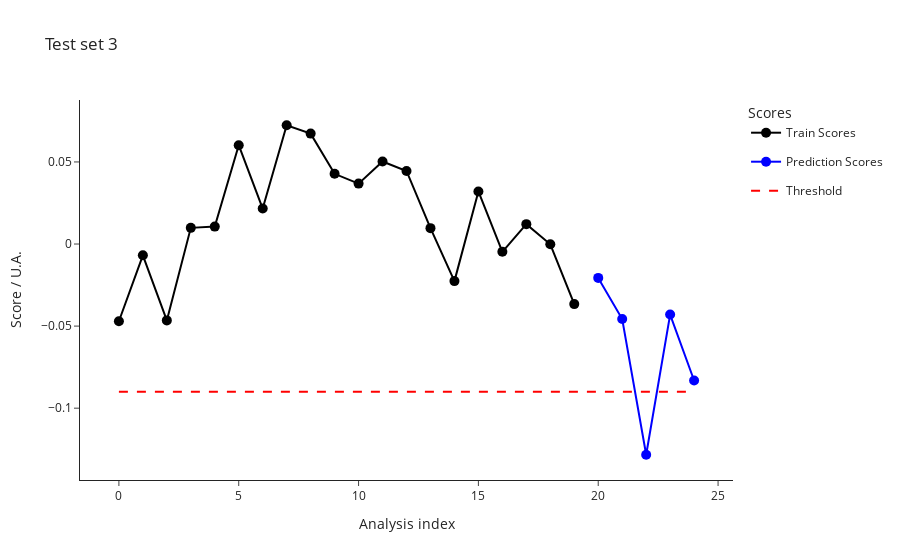

The cell this chart's notebook holds for it:
### Code cell
import os

parameters_df = []
for i in [3, 4, 5]:
    test_data = pd.read_csv(f"dev/test{i}_features.csv")
    test_metadata = pd.read_csv(f"dev/test{i}_metadata.csv")
    ana.predict(test_data, test_metadata)
    outliers_test = ana.test_prediction_outliers()
    
    #classified_test_metadata = set_class_label( outliers_test)
    classified_test_metadata = outliers_test
    classified_test_metadata.to_csv(f"dev/test{i}_classified_samples.csv", index=False)
    print("Test set ", i, ": \n", test_metadata["index"].tolist()) 
    print("\n")
    
    test_batch_parameters = parameters.copy()
    test_set = len(classified_test_metadata)
    train_set = len(ana.get_training_scores())
    threshold = classified_test_metadata["threshold"][1]
    num_outliers = sum(classified_test_metadata["class"] == "outlier")
    percent_outliers = (sum(classified_test_metadata["class"] == "outlier")/len(classified_test_metadata["class"]))*100

    test_batch_parameters.update(
        {
        "test_batch" : i,
        "train_set" : train_set, 
        "test_set" : test_set,
        "threshold" : threshold,
        "outliers" : num_outliers,
        "outliers %" : percent_outliers
        }
    )
    parameters_df.append(test_batch_parameters)

    fig_test_scores = ana.plot_scores()
    fig_test_scores.write_image(f"dev/figures/fig_test{i}_scores.png", width=1100, height= 350, scale = 3)
    fig_test_scores.update_layout(title=f"Test set {i}")
    fig_test_scores.show()

    fig_test_features = ana.plot_data()
    fig_test_features.write_image(f"dev/figures/fig_test{i}_features.png", width=1100, height= 350, scale = 3)
    #fig_test_features.show()

    #optionally add seen normal curves to train set
    #ana.add_prediction()

parameters_df = pd.DataFrame(parameters_df)
if os.path.exists("dev/test_record.csv"):
    old_records = pd.read_csv("dev/test_record.csv")
    parameters_df = pd.concat([old_records, parameters_df])
    parameters_df.drop_duplicates(subset="test_batch", keep="last", inplace=True)
    
parameters_df.to_csv("dev/test_record.csv", index = False)
print("Workflow parameters: \n", parameters_df)

### Figure 1 — Plotly figure (JSON) as saved in the notebook; plotly's stock layout.template omitted (floating-point values rounded to 4 significant figures)
{"data": [{"hovertemplate": ["<b>index: </b>18<br><b>name: </b>210812_Pac--005<br><b>path: </b>C:/Users/Sandeep/Desktop/ExtractedSignals\\210812_Pac 2021-08-12 10-30-07\\210812_Pac--005.D<br><b>batch: </b>210812_Pac 2021-08-12 10-30-07<br><b>batch_position: </b>5<br><b>idle_time: </b>39.0<br><b>sample: </b>NaCl 0,9%<br><b>method: </b>SAA_411_Pac.M<br><b>timestamp: </b>2021-08-12 10:50:23<br><b>detector: </b>G1315C<br><b>pump: </b>G7110B<br><b>start_time: </b>2021-08-12 10:50:57<br><b>end_time: </b>2021-08-12 10:54:57<br><b>runtime: </b>239.7000000000036", "<b>index: </b>19<br><b>name: </b>210812_Pac--006<br><b>path: </b>C:/Users/Sandeep/Desktop/ExtractedSignals\\210812_Pac 2021-08-12 10-30-07\\210812_Pac--006.D<br><b>batch: </b>210812_Pac 2021-08-12 10-30-07<br><b>batch_position: </b>6<br><b>idle_time: </b>39.0<br><b>sample: </b>Blank<br><b>method: </b>SAA_411_Pac.M<br><b>timestamp: </b>2021-08-12 10:55:02<br><b>detector: </b>G1315C<br><b>pump: </b>G7110B<br><b>start_time: </b>2021-08-12 10:55:36<br><b>end_time: </b>2021-08-12 10:59:36<br><b>runtime: </b>239.7000000000036", "<b>index: </b>20<br><b>name: </b>210812_Pac--007<br><b>path: </b>C:/Users/Sandeep/Desktop/ExtractedSignals\\210812_Pac 2021-08-12 10-30-07\\210812_Pac--007.D<br><b>batch: </b>210812_Pac 2021-08-12 10-30-07<br><b>batch_position: </b>7<br><b>idle_time: </b>39.0<br><b>sample: </b>0.025 mg/ml<br><b>method: </b>SAA_411_Pac.M<br><b>timestamp: </b>2021-08-12 10:59:41<br><b>detector: </b>G1315C<br><b>pump: </b>G7110B<br><b>start_time: </b>2021-08-12 11:00:15<br><b>end_time: </b>2021-08-12 11:04:15<br><b>runtime: </b>239.7000000000036", "<b>index: </b>21<br><b>name: </b>210812_Pac--008<br><b>path: </b>C:/Users/Sandeep/Desktop/ExtractedSignals\\210812_Pac 2021-08-12 10-30-07\\210812_Pac--008.D<br><b>batch: </b>210812_Pac 2021-08-12 10-30-07<br><b>batch_position: </b>8<br><b>idle_time: </b>39.0<br><b>sample: </b>Blank<br><b>method: </b>SAA_411_Pac.M<br><b>timestamp: </b>2021-08-12 11:04:20<br><b>detector: </b>G1315C<br><b>pump: </b>G7110B<br><b>start_time: </b>2021-08-12 11:04:54<br><b>end_time: </b>2021-08-12 11:08:54<br><b>runtime: </b>239.7000000000036", "<b>index: </b>22<br><b>name: </b>210812_Pac--009<br><b>path: </b>C:/Users/Sandeep/Desktop/ExtractedSignals\\210812_Pac 2021-08-12 10-30-07\\210812_Pac--009.D<br><b>batch: </b>210812_Pac 2021-08-12 10-30-07<br><b>batch_position: </b>9<br><b>idle_time: </b>38.0<br><b>sample: </b>210806/036 :10<br><b>method: </b>SAA_411_Pac.M<br><b>timestamp: </b>2021-08-12 11:08:59<br><b>detector: </b>G1315C<br><b>pump: </b>G7110B<br><b>start_time: </b>2021-08-12 11:09:32<br><b>end_time: </b>2021-08-12 11:13:32<br><b>runtime: </b>239.7000000000036", "<b>index: </b>23<br><b>name: </b>210812_Pac--010<br><b>path: </b>C:/Users/Sandeep/Desktop/ExtractedSignals\\210812_Pac 2021-08-12 10-30-07\\210812_Pac--010.D<br><b>batch: </b>210812_Pac 2021-08-12 10-30-07<br><b>batch_position: </b>10<br><b>idle_time: </b>39.0<br><b>sample: </b>210806/036 :10<br><b>method: </b>SAA_411_Pac.M<br><b>timestamp: </b>2021-08-12 11:13:37<br><b>detector: </b>G7110B<br><b>pump: </b>G7110B<br><b>start_time: </b>2021-08-12 11:14:11<br><b>end_time: </b>2021-08-12 11:18:11<br><b>runtime: </b>239.7000000000036", "<b>index: </b>24<br><b>name: </b>210812_Pac--011<br><b>path: </b>C:/Users/Sandeep/Desktop/ExtractedSignals\\210812_Pac 2021-08-12 10-30-07\\210812_Pac--011.D<br><b>batch: </b>210812_Pac 2021-08-12 10-30-07<br><b>batch_position: </b>11<br><b>idle_time: </b>39.0<br><b>sample: </b>210806/036 :10<br><b>method: </b>SAA_411_Pac.M<br><b>timestamp: </b>2021-08-12 11:18:16<br><b>detector: </b>G7110B<br><b>pump: </b>G7110B<br><b>start_time: </b>2021-08-12 11:18:50<br><b>end_time: </b>2021-08-12 11:22:50<br><b>runtime: </b>239.7000000000036", "<b>index: </b>25<br><b>name: </b>210812_Pac--012<br><b>path: </b>C:/Users/Sandeep/Desktop/ExtractedSignals\\210812_Pac 2021-08-12 10-30-07\\210812_Pac--012.D<br><b>batch: </b>210812_Pac 2021-08-12 10-30-07<br><b>batch_position: </b>12<br><b>idle_time: </b>39.0<br><b>sample: </b>Blank<br><b>method: </b>SAA_411_Pac.M<br><b>timestamp: </b>2021-08-12 11:22:55<br><b>detector: </b>G1315C<br><b>pump: </b>G7110B<br><b>start_time: </b>2021-08-12 11:23:29<br><b>end_time: </b>2021-08-12 11:27:29<br><b>runtime: </b>239.7000000000036", "<b>index: </b>26<br><b>name: </b>210812_Pac--013<br><b>path: </b>C:/Users/Sandeep/Desktop/ExtractedSignals\\210812_Pac 2021-08-12 10-30-07\\210812_Pac--013.D<br><b>batch: </b>210812_Pac 2021-08-12 10-30-07<br><b>batch_position: </b>13<br><b>idle_time: </b>39.0<br><b>sample: </b>0.025 mg/ml<br><b>method: </b>SAA_411_Pac.M<br><b>timestamp: </b>2021-08-12 11:27:34<br><b>detector: </b>G1315C<br><b>pump: </b>G7110B<br><b>start_time: </b>2021-08-12 11:28:08<br><b>end_time: </b>2021-08-12 11:32:08<br><b>runtime: </b>239.7000000000036", "<b>index: </b>27<br><b>name: </b>210812_Pac--014<br><b>path: </b>C:/Users/Sandeep/Desktop/ExtractedSignals\\210812_Pac 2021-08-12 10-30-07\\210812_Pac--014.D<br><b>batch: </b>210812_Pac 2021-08-12 10-30-07<br><b>batch_position: </b>14<br><b>idle_time: </b>38.0<br><b>sample: </b>Blank<br><b>method: </b>SAA_411_Pac.M<br><b>timestamp: </b>2021-08-12 11:32:13<br><b>detector: </b>G7110B<br><b>pump: </b>G7110B<br><b>start_time: </b>2021-08-12 11:32:46<br><b>end_time: </b>2021-08-12 11:36:47<br><b>runtime: </b>239.7000000000036", "<b>index: </b>51<br><b>name: </b>210813_Pac--005<br><b>path: </b>C:/Users/Sandeep/Desktop/ExtractedSignals\\210813_Pac 2021-08-13 10-37-27\\210813_Pac--005.D<br><b>batch: </b>210813_Pac 2021-08-13 10-37-27<br><b>batch_position: </b>5<br><b>idle_time: </b>39.0<br><b>sample: </b>NaCl 0,9%<br><b>method: </b>SAA_411_Pac.M<br><b>timestamp: </b>2021-08-13 10:57:52<br><b>detector: </b>G7110B<br><b>pump: </b>G7110B<br><b>start_time: </b>2021-08-13 10:58:26<br><b>end_time: </b>2021-08-13 11:02:27<br><b>runtime: </b>239.7000000000036", "<b>index: </b>52<br><b>name: </b>210813_Pac--006<br><b>path: </b>C:/Users/Sandeep/Desktop/ExtractedSignals\\210813_Pac 2021-08-13 10-37-27\\210813_Pac--006.D<br><b>batch: </b>210813_Pac 2021-08-13 10-37-27<br><b>batch_position: </b>6<br><b>idle_time: </b>38.0<br><b>sample: </b>Blank<br><b>method: </b>SAA_411_Pac.M<br><b>timestamp: </b>2021-08-13 11:02:31<br><b>detector: </b>G1315C<br><b>pump: </b>G7110B<br><b>start_time: </b>2021-08-13 11:03:05<br><b>end_time: </b>2021-08-13 11:07:06<br><b>runtime: </b>239.7000000000036", "<b>index: </b>53<br><b>name: </b>210813_Pac--007<br><b>path: </b>C:/Users/Sandeep/Desktop/ExtractedSignals\\210813_Pac 2021-08-13 10-37-27\\210813_Pac--007.D<br><b>batch: </b>210813_Pac 2021-08-13 10-37-27<br><b>batch_position: </b>7<br><b>idle_time: </b>38.0<br><b>sample: </b>0.025 mg/ml<br><b>method: </b>SAA_411_Pac.M<br><b>timestamp: </b>2021-08-13 11:07:10<br><b>detector: </b>G1315C<br><b>pump: </b>G7116B<br><b>start_time: </b>2021-08-13 11:07:44<br><b>end_time: </b>2021-08-13 11:11:45<br><b>runtime: </b>239.7000000000036", "<b>index: </b>54<br><b>name: </b>210813_Pac--008<br><b>path: </b>C:/Users/Sandeep/Desktop/ExtractedSignals\\210813_Pac 2021-08-13 10-37-27\\210813_Pac--008.D<br><b>batch: </b>210813_Pac 2021-08-13 10-37-27<br><b>batch_position: </b>8<br><b>idle_time: </b>38.0<br><b>sample: </b>Blank<br><b>method: </b>SAA_411_Pac.M<br><b>timestamp: </b>2021-08-13 11:11:49<br><b>detector: </b>G1315C<br><b>pump: </b>G7110B<br><b>start_time: </b>2021-08-13 11:12:23<br><b>end_time: </b>2021-08-13 11:16:23<br><b>runtime: </b>239.7000000000036", "<b>index: </b>55<br><b>name: </b>210813_Pac--009<br><b>path: </b>C:/Users/Sandeep/Desktop/ExtractedSignals\\210813_Pac 2021-08-13 10-37-27\\210813_Pac--009.D<br><b>batch: </b>210813_Pac 2021-08-13 10-37-27<br><b>batch_position: </b>9<br><b>idle_time: </b>39.0<br><b>sample: </b>210812/004 :20<br><b>method: </b>SAA_411_Pac.M<br><b>timestamp: </b>2021-08-13 11:16:28<br><b>detector: </b>G1315C<br><b>pump: </b>G7110B<br><b>start_time: </b>2021-08-13 11:17:02<br><b>end_time: </b>2021-08-13 11:21:03<br><b>runtime: </b>239.7000000000036", "<b>index: </b>56<br><b>name: </b>210813_Pac--010<br><b>path: </b>C:/Users/Sandeep/Desktop/ExtractedSignals\\210813_Pac 2021-08-13 10-37-27\\210813_Pac--010.D<br><b>batch: </b>210813_Pac 2021-08-13 10-37-27<br><b>batch_position: </b>10<br><b>idle_time: </b>38.0<br><b>sample: </b>210812/004 :20<br><b>method: </b>SAA_411_Pac.M<br><b>timestamp: </b>2021-08-13 11:21:08<br><b>detector: </b>G1315C<br><b>pump: </b>G7110B<br><b>start_time: </b>2021-08-13 11:21:41<br><b>end_time: </b>2021-08-13 11:25:42<br><b>runtime: </b>239.7000000000036", "<b>index: </b>57<br><b>name: </b>210813_Pac--011<br><b>path: </b>C:/Users/Sandeep/Desktop/ExtractedSignals\\210813_Pac 2021-08-13 10-37-27\\210813_Pac--011.D<br><b>batch: </b>210813_Pac 2021-08-13 10-37-27<br><b>batch_position: </b>11<br><b>idle_time: </b>39.0<br><b>sample: </b>210812/004 :20<br><b>method: </b>SAA_411_Pac.M<br><b>timestamp: </b>2021-08-13 11:25:46<br><b>detector: </b>G1315C<br><b>pump: </b>G7110B<br><b>start_time: </b>2021-08-13 11:26:21<br><b>end_time: </b>2021-08-13 11:30:21<br><b>runtime: </b>239.7000000000036", "<b>index: </b>58<br><b>name: </b>210813_Pac--012<br><b>path: </b>C:/Users/Sandeep/Desktop/ExtractedSignals\\210813_Pac 2021-08-13 10-37-27\\210813_Pac--012.D<br><b>batch: </b>210813_Pac 2021-08-13 10-37-27<br><b>batch_position: </b>12<br><b>idle_time: </b>38.0<br><b>sample: </b>Blank<br><b>method: </b>SAA_411_Pac.M<br><b>timestamp: </b>2021-08-13 11:30:26<br><b>detector: </b>G1315C<br><b>pump: </b>G7110B<br><b>start_time: </b>2021-08-13 11:30:59<br><b>end_time: </b>2021-08-13 11:34:59<br><b>runtime: </b>239.7000000000036", "<b>index: </b>59<br><b>name: </b>210813_Pac--013<br><b>path: </b>C:/Users/Sandeep/Desktop/ExtractedSignals\\210813_Pac 2021-08-13 10-37-27\\210813_Pac--013.D<br><b>batch: </b>210813_Pac 2021-08-13 10-37-27<br><b>batch_position: </b>13<br><b>idle_time: </b>39.0<br><b>sample: </b>0.025 mg/ml<br><b>method: </b>SAA_411_Pac.M<br><b>timestamp: </b>2021-08-13 11:35:04<br><b>detector: </b>G1315C<br><b>pump: </b>G7110B<br><b>start_time: </b>2021-08-13 11:35:38<br><b>end_time: </b>2021-08-13 11:39:38<br><b>runtime: </b>239.7000000000036", "<b>index: </b>60<br><b>name: </b>210813_Pac--014<br><b>path: </b>C:/Users/Sandeep/Desktop/ExtractedSignals\\210813_Pac 2021-08-13 10-37-27\\210813_Pac--014.D<br><b>batch: </b>210813_Pac 2021-08-13 10-37-27<br><b>batch_position: </b>14<br><b>idle_time: </b>38.0<br><b>sample: </b>Blank<br><b>method: </b>SAA_411_Pac.M<br><b>timestamp: </b>2021-08-13 11:39:43<br><b>detector: </b>G1315C<br><b>pump: </b>G7110B<br><b>start_time: </b>2021-08-13 11:40:16<br><b>end_time: </b>2021-08-13 11:44:17<br><b>runtime: </b>239.7000000000036"], "legendgroup": "Train", "line": {"color": "black"}, "marker": {"color": "black", "size": 10}, "mode": "lines+markers", "name": "Train Scores", "text": ["<b>index: </b>18<br><b>name: </b>210812_Pac--005<br><b>path: </b>C:/Users/Sandeep/Desktop/ExtractedSignals\\210812_Pac 2021-08-12 10-30-07\\210812_Pac--005.D<br><b>batch: </b>210812_Pac 2021-08-12 10-30-07<br><b>batch_position: </b>5<br><b>idle_time: </b>39.0<br><b>sample: </b>NaCl 0,9%<br><b>method: </b>SAA_411_Pac.M<br><b>timestamp: </b>2021-08-12 10:50:23<br><b>detector: </b>G1315C<br><b>pump: </b>G7110B<br><b>start_time: </b>2021-08-12 10:50:57<br><b>end_time: </b>2021-08-12 10:54:57<br><b>runtime: </b>239.7000000000036", "<b>index: </b>19<br><b>name: </b>210812_Pac--006<br><b>path: </b>C:/Users/Sandeep/Desktop/ExtractedSignals\\210812_Pac 2021-08-12 10-30-07\\210812_Pac--006.D<br><b>batch: </b>210812_Pac 2021-08-12 10-30-07<br><b>batch_position: </b>6<br><b>idle_time: </b>39.0<br><b>sample: </b>Blank<br><b>method: </b>SAA_411_Pac.M<br><b>timestamp: </b>2021-08-12 10:55:02<br><b>detector: </b>G1315C<br><b>pump: </b>G7110B<br><b>start_time: </b>2021-08-12 10:55:36<br><b>end_time: </b>2021-08-12 10:59:36<br><b>runtime: </b>239.7000000000036", "<b>index: </b>20<br><b>name: </b>210812_Pac--007<br><b>path: </b>C:/Users/Sandeep/Desktop/ExtractedSignals\\210812_Pac 2021-08-12 10-30-07\\210812_Pac--007.D<br><b>batch: </b>210812_Pac 2021-08-12 10-30-07<br><b>batch_position: </b>7<br><b>idle_time: </b>39.0<br><b>sample: </b>0.025 mg/ml<br><b>method: </b>SAA_411_Pac.M<br><b>timestamp: </b>2021-08-12 10:59:41<br><b>detector: </b>G1315C<br><b>pump: </b>G7110B<br><b>start_time: </b>2021-08-12 11:00:15<br><b>end_time: </b>2021-08-12 11:04:15<br><b>runtime: </b>239.7000000000036", "<b>index: </b>21<br><b>name: </b>210812_Pac--008<br><b>path: </b>C:/Users/Sandeep/Desktop/ExtractedSignals\\210812_Pac 2021-08-12 10-30-07\\210812_Pac--008.D<br><b>batch: </b>210812_Pac 2021-08-12 10-30-07<br><b>batch_position: </b>8<br><b>idle_time: </b>39.0<br><b>sample: </b>Blank<br><b>method: </b>SAA_411_Pac.M<br><b>timestamp: </b>2021-08-12 11:04:20<br><b>detector: </b>G1315C<br><b>pump: </b>G7110B<br><b>start_time: </b>2021-08-12 11:04:54<br><b>end_time: </b>2021-08-12 11:08:54<br><b>runtime: </b>239.7000000000036", "<b>index: </b>22<br><b>name: </b>210812_Pac--009<br><b>path: </b>C:/Users/Sandeep/Desktop/ExtractedSignals\\210812_Pac 2021-08-12 10-30-07\\210812_Pac--009.D<br><b>batch: </b>210812_Pac 2021-08-12 10-30-07<br><b>batch_position: </b>9<br><b>idle_time: </b>38.0<br><b>sample: </b>210806/036 :10<br><b>method: </b>SAA_411_Pac.M<br><b>timestamp: </b>2021-08-12 11:08:59<br><b>detector: </b>G1315C<br><b>pump: </b>G7110B<br><b>start_time: </b>2021-08-12 11:09:32<br><b>end_time: </b>2021-08-12 11:13:32<br><b>runtime: </b>239.7000000000036", "<b>index: </b>23<br><b>name: </b>210812_Pac--010<br><b>path: </b>C:/Users/Sandeep/Desktop/ExtractedSignals\\210812_Pac 2021-08-12 10-30-07\\210812_Pac--010.D<br><b>batch: </b>210812_Pac 2021-08-12 10-30-07<br><b>batch_position: </b>10<br><b>idle_time: </b>39.0<br><b>sample: </b>210806/036 :10<br><b>method: </b>SAA_411_Pac.M<br><b>timestamp: </b>2021-08-12 11:13:37<br><b>detector: </b>G7110B<br><b>pump: </b>G7110B<br><b>start_time: </b>2021-08-12 11:14:11<br><b>end_time: </b>2021-08-12 11:18:11<br><b>runtime: </b>239.7000000000036", "<b>index: </b>24<br><b>name: </b>210812_Pac--011<br><b>path: </b>C:/Users/Sandeep/Desktop/ExtractedSignals\\210812_Pac 2021-08-12 10-30-07\\210812_Pac--011.D<br><b>batch: </b>210812_Pac 2021-08-12 10-30-07<br><b>batch_position: </b>11<br><b>idle_time: </b>39.0<br><b>sample: </b>210806/036 :10<br><b>method: </b>SAA_411_Pac.M<br><b>timestamp: </b>2021-08-12 11:18:16<br><b>detector: </b>G7110B<br><b>pump: </b>G7110B<br><b>start_time: </b>2021-08-12 11:18:50<br><b>end_time: </b>2021-08-12 11:22:50<br><b>runtime: </b>239.7000000000036", "<b>index: </b>25<br><b>name: </b>210812_Pac--012<br><b>path: </b>C:/Users/Sandeep/Desktop/ExtractedSignals\\210812_Pac 2021-08-12 10-30-07\\210812_Pac--012.D<br><b>batch: </b>210812_Pac 2021-08-12 10-30-07<br><b>batch_position: </b>12<br><b>idle_time: </b>39.0<br><b>sample: </b>Blank<br><b>method: </b>SAA_411_Pac.M<br><b>timestamp: </b>2021-08-12 11:22:55<br><b>detector: </b>G1315C<br><b>pump: </b>G7110B<br><b>start_time: </b>2021-08-12 11:23:29<br><b>end_time: </b>2021-08-12 11:27:29<br><b>runtime: </b>239.7000000000036", "<b>index: </b>26<br><b>name: </b>210812_Pac--013<br><b>path: </b>C:/Users/Sandeep/Desktop/ExtractedSignals\\210812_Pac 2021-08-12 10-30-07\\210812_Pac--013.D<br><b>batch: </b>210812_Pac 2021-08-12 10-30-07<br><b>batch_position: </b>13<br><b>idle_time: </b>39.0<br><b>sample: </b>0.025 mg/ml<br><b>method: </b>SAA_411_Pac.M<br><b>timestamp: </b>2021-08-12 11:27:34<br><b>detector: </b>G1315C<br><b>pump: </b>G7110B<br><b>start_time: </b>2021-08-12 11:28:08<br><b>end_time: </b>2021-08-12 11:32:08<br><b>runtime: </b>239.7000000000036", "<b>index: </b>27<br><b>name: </b>210812_Pac--014<br><b>path: </b>C:/Users/Sandeep/Desktop/ExtractedSignals\\210812_Pac 2021-08-12 10-30-07\\210812_Pac--014.D<br><b>batch: </b>210812_Pac 2021-08-12 10-30-07<br><b>batch_position: </b>14<br><b>idle_time: </b>38.0<br><b>sample: </b>Blank<br><b>method: </b>SAA_411_Pac.M<br><b>timestamp: </b>2021-08-12 11:32:13<br><b>detector: </b>G7110B<br><b>pump: </b>G7110B<br><b>start_time: </b>2021-08-12 11:32:46<br><b>end_time: </b>2021-08-12 11:36:47<br><b>runtime: </b>239.7000000000036", "<b>index: </b>51<br><b>name: </b>210813_Pac--005<br><b>path: </b>C:/Users/Sandeep/Desktop/ExtractedSignals\\210813_Pac 2021-08-13 10-37-27\\210813_Pac--005.D<br><b>batch: </b>210813_Pac 2021-08-13 10-37-27<br><b>batch_position: </b>5<br><b>idle_time: </b>39.0<br><b>sample: </b>NaCl 0,9%<br><b>method: </b>SAA_411_Pac.M<br><b>timestamp: </b>2021-08-13 10:57:52<br><b>detector: </b>G7110B<br><b>pump: </b>G7110B<br><b>start_time: </b>2021-08-13 10:58:26<br><b>end_time: </b>2021-08-13 11:02:27<br><b>runtime: </b>239.7000000000036", "<b>index: </b>52<br><b>name: </b>210813_Pac--006<br><b>path: </b>C:/Users/Sandeep/Desktop/ExtractedSignals\\210813_Pac 2021-08-13 10-37-27\\210813_Pac--006.D<br><b>batch: </b>210813_Pac 2021-08-13 10-37-27<br><b>batch_position: </b>6<br><b>idle_time: </b>38.0<br><b>sample: </b>Blank<br><b>method: </b>SAA_411_Pac.M<br><b>timestamp: </b>2021-08-13 11:02:31<br><b>detector: </b>G1315C<br><b>pump: </b>G7110B<br><b>start_time: </b>2021-08-13 11:03:05<br><b>end_time: </b>2021-08-13 11:07:06<br><b>runtime: </b>239.7000000000036", "<b>index: </b>53<br><b>name: </b>210813_Pac--007<br><b>path: </b>C:/Users/Sandeep/Desktop/ExtractedSignals\\210813_Pac 2021-08-13 10-37-27\\210813_Pac--007.D<br><b>batch: </b>210813_Pac 2021-08-13 10-37-27<br><b>batch_position: </b>7<br><b>idle_time: </b>38.0<br><b>sample: </b>0.025 mg/ml<br><b>method: </b>SAA_411_Pac.M<br><b>timestamp: </b>2021-08-13 11:07:10<br><b>detector: </b>G1315C<br><b>pump: </b>G7116B<br><b>start_time: </b>2021-08-13 11:07:44<br><b>end_time: </b>2021-08-13 11:11:45<br><b>runtime: </b>239.7000000000036", "<b>index: </b>54<br><b>name: </b>210813_Pac--008<br><b>path: </b>C:/Users/Sandeep/Desktop/ExtractedSignals\\210813_Pac 2021-08-13 10-37-27\\210813_Pac--008.D<br><b>batch: </b>210813_Pac 2021-08-13 10-37-27<br><b>batch_position: </b>8<br><b>idle_time: </b>38.0<br><b>sample: </b>Blank<br><b>method: </b>SAA_411_Pac.M<br><b>timestamp: </b>2021-08-13 11:11:49<br><b>detector: </b>G1315C<br><b>pump: </b>G7110B<br><b>start_time: </b>2021-08-13 11:12:23<br><b>end_time: </b>2021-08-13 11:16:23<br><b>runtime: </b>239.7000000000036", "<b>index: </b>55<br><b>name: </b>210813_Pac--009<br><b>path: </b>C:/Users/Sandeep/Desktop/ExtractedSignals\\210813_Pac 2021-08-13 10-37-27\\210813_Pac--009.D<br><b>batch: </b>210813_Pac 2021-08-13 10-37-27<br><b>batch_position: </b>9<br><b>idle_time: </b>39.0<br><b>sample: </b>210812/004 :20<br><b>method: </b>SAA_411_Pac.M<br><b>timestamp: </b>2021-08-13 11:16:28<br><b>detector: </b>G1315C<br><b>pump: </b>G7110B<br><b>start_time: </b>2021-08-13 11:17:02<br><b>end_time: </b>2021-08-13 11:21:03<br><b>runtime: </b>239.7000000000036", "<b>index: </b>56<br><b>name: </b>210813_Pac--010<br><b>path: </b>C:/Users/Sandeep/Desktop/ExtractedSignals\\210813_Pac 2021-08-13 10-37-27\\210813_Pac--010.D<br><b>batch: </b>210813_Pac 2021-08-13 10-37-27<br><b>batch_position: </b>10<br><b>idle_time: </b>38.0<br><b>sample: </b>210812/004 :20<br><b>method: </b>SAA_411_Pac.M<br><b>timestamp: </b>2021-08-13 11:21:08<br><b>detector: </b>G1315C<br><b>pump: </b>G7110B<br><b>start_time: </b>2021-08-13 11:21:41<br><b>end_time: </b>2021-08-13 11:25:42<br><b>runtime: </b>239.7000000000036", "<b>index: </b>57<br><b>name: </b>210813_Pac--011<br><b>path: </b>C:/Users/Sandeep/Desktop/ExtractedSignals\\210813_Pac 2021-08-13 10-37-27\\210813_Pac--011.D<br><b>batch: </b>210813_Pac 2021-08-13 10-37-27<br><b>batch_position: </b>11<br><b>idle_time: </b>39.0<br><b>sample: </b>210812/004 :20<br><b>method: </b>SAA_411_Pac.M<br><b>timestamp: </b>2021-08-13 11:25:46<br><b>detector: </b>G1315C<br><b>pump: </b>G7110B<br><b>start_time: </b>2021-08-13 11:26:21<br><b>end_time: </b>2021-08-13 11:30:21<br><b>runtime: </b>239.7000000000036", "<b>index: </b>58<br><b>name: </b>210813_Pac--012<br><b>path: </b>C:/Users/Sandeep/Desktop/ExtractedSignals\\210813_Pac 2021-08-13 10-37-27\\210813_Pac--012.D<br><b>batch: </b>210813_Pac 2021-08-13 10-37-27<br><b>batch_position: </b>12<br><b>idle_time: </b>38.0<br><b>sample: </b>Blank<br><b>method: </b>SAA_411_Pac.M<br><b>timestamp: </b>2021-08-13 11:30:26<br><b>detector: </b>G1315C<br><b>pump: </b>G7110B<br><b>start_time: </b>2021-08-13 11:30:59<br><b>end_time: </b>2021-08-13 11:34:59<br><b>runtime: </b>239.7000000000036", "<b>index: </b>59<br><b>name: </b>210813_Pac--013<br><b>path: </b>C:/Users/Sandeep/Desktop/ExtractedSignals\\210813_Pac 2021-08-13 10-37-27\\210813_Pac--013.D<br><b>batch: </b>210813_Pac 2021-08-13 10-37-27<br><b>batch_position: </b>13<br><b>idle_time: </b>39.0<br><b>sample: </b>0.025 mg/ml<br><b>method: </b>SAA_411_Pac.M<br><b>timestamp: </b>2021-08-13 11:35:04<br><b>detector: </b>G1315C<br><b>pump: </b>G7110B<br><b>start_time: </b>2021-08-13 11:35:38<br><b>end_time: </b>2021-08-13 11:39:38<br><b>runtime: </b>239.7000000000036", "<b>index: </b>60<br><b>name: </b>210813_Pac--014<br><b>path: </b>C:/Users/Sandeep/Desktop/ExtractedSignals\\210813_Pac 2021-08-13 10-37-27\\210813_Pac--014.D<br><b>batch: </b>210813_Pac 2021-08-13 10-37-27<br><b>batch_position: </b>14<br><b>idle_time: </b>38.0<br><b>sample: </b>Blank<br><b>method: </b>SAA_411_Pac.M<br><b>timestamp: </b>2021-08-13 11:39:43<br><b>detector: </b>G1315C<br><b>pump: </b>G7110B<br><b>start_time: </b>2021-08-13 11:40:16<br><b>end_time: </b>2021-08-13 11:44:17<br><b>runtime: </b>239.7000000000036"], "type": "scatter", "x": [0, 1, 2, 3, 4, 5, 6, 7, 8, 9, 10, 11, 12, 13, 14, 15, 16, 17, 18, 19], "y": [-0.04704, -0.006873, -0.04651, 0.009854, 0.01062, 0.0602, 0.02162, 0.07236, 0.06726, 0.04277, 0.0368, 0.05028, 0.04452, 0.009684, -0.0226, 0.032, -0.00475, 0.01212, -0.0001632, -0.03659]}, {"hovertemplate": ["<b>index: </b>167<br><b>name: </b>210826_Pac--019<br><b>path: </b>C:/Users/Sandeep/Desktop/ExtractedSignals\\210826_Pac 2021-08-26 16-15-14\\210826_Pac--019.D<br><b>batch: </b>210826_Pac 2021-08-26 16-15-14<br><b>batch_position: </b>19<br><b>idle_time: </b>40.0<br><b>sample: </b>0.025 mg/ml<br><b>method: </b>SAA_411_Pac.M<br><b>timestamp: </b>2021-08-26 17:39:31<br><b>detector: </b>G1315C<br><b>pump: </b>G7110B<br><b>start_time: </b>2021-08-26 17:40:06<br><b>end_time: </b>2021-08-26 17:44:06<br><b>runtime: </b>239.7000000000036", "<b>index: </b>149<br><b>name: </b>210826_Pac<br><b>path: </b>C:/Users/Sandeep/Desktop/ExtractedSignals\\210826_Pac 2021-08-26 16-15-14\\210826_Pac.D<br><b>batch: </b>210826_Pac 2021-08-26 16-15-14<br><b>batch_position: </b>1<br><b>idle_time: </b>64.0<br><b>sample: </b>Blank<br><b>method: </b>SAA_411_Pac.M<br><b>timestamp: </b>2021-08-26 16:15:20<br><b>detector: </b>G7110B<br><b>pump: </b>G7110B<br><b>start_time: </b>2021-08-26 16:16:07<br><b>end_time: </b>2021-08-26 16:20:07<br><b>runtime: </b>239.7000000000036", "<b>index: </b>14<br><b>name: </b>210812_Pac<br><b>path: </b>C:/Users/Sandeep/Desktop/ExtractedSignals\\210812_Pac 2021-08-12 10-30-07\\210812_Pac.D<br><b>batch: </b>210812_Pac 2021-08-12 10-30-07<br><b>batch_position: </b>1<br><b>idle_time: </b>142.0<br><b>sample: </b>Blank<br><b>method: </b>SAA_411_Pac.M<br><b>timestamp: </b>2021-08-12 10:30:12<br><b>detector: </b>G7110B<br><b>pump: </b>G7110B<br><b>start_time: </b>2021-08-12 10:32:20<br><b>end_time: </b>2021-08-12 10:36:21<br><b>runtime: </b>239.7000000000036", "<b>index: </b>154<br><b>name: </b>210826_Pac--006<br><b>path: </b>C:/Users/Sandeep/Desktop/ExtractedSignals\\210826_Pac 2021-08-26 16-15-14\\210826_Pac--006.D<br><b>batch: </b>210826_Pac 2021-08-26 16-15-14<br><b>batch_position: </b>6<br><b>idle_time: </b>39.0<br><b>sample: </b>Blank<br><b>method: </b>SAA_411_Pac.M<br><b>timestamp: </b>2021-08-26 16:38:52<br><b>detector: </b>G1315C<br><b>pump: </b>G7110B<br><b>start_time: </b>2021-08-26 16:39:26<br><b>end_time: </b>2021-08-26 16:43:27<br><b>runtime: </b>239.7000000000036", "<b>index: </b>269<br><b>name: </b>210910_Pac--004<br><b>path: </b>C:/Users/Sandeep/Desktop/ExtractedSignals\\210910_Pac 2021-09-10 14-25-54\\210910_Pac--004.D<br><b>batch: </b>210910_Pac 2021-09-10 14-25-54<br><b>batch_position: </b>4<br><b>idle_time: </b>38.0<br><b>sample: </b>Blank<br><b>method: </b>SAA_411_Pac.M<br><b>timestamp: </b>2021-09-10 14:41:26<br><b>detector: </b>G7110B<br><b>pump: </b>G7110B<br><b>start_time: </b>2021-09-10 14:41:59<br><b>end_time: </b>2021-09-10 14:45:59<br><b>runtime: </b>239.7000000000036"], "legendgroup": "Prediction", "line": {"color": "blue"}, "marker": {"color": "blue", "size": 10}, "mode": "lines+markers", "name": "Prediction Scores", "text": ["<b>index: </b>167<br><b>name: </b>210826_Pac--019<br><b>path: </b>C:/Users/Sandeep/Desktop/ExtractedSignals\\210826_Pac 2021-08-26 16-15-14\\210826_Pac--019.D<br><b>batch: </b>210826_Pac 2021-08-26 16-15-14<br><b>batch_position: </b>19<br><b>idle_time: </b>40.0<br><b>sample: </b>0.025 mg/ml<br><b>method: </b>SAA_411_Pac.M<br><b>timestamp: </b>2021-08-26 17:39:31<br><b>detector: </b>G1315C<br><b>pump: </b>G7110B<br><b>start_time: </b>2021-08-26 17:40:06<br><b>end_time: </b>2021-08-26 17:44:06<br><b>runtime: </b>239.7000000000036", "<b>index: </b>149<br><b>name: </b>210826_Pac<br><b>path: </b>C:/Users/Sandeep/Desktop/ExtractedSignals\\210826_Pac 2021-08-26 16-15-14\\210826_Pac.D<br><b>batch: </b>210826_Pac 2021-08-26 16-15-14<br><b>batch_position: </b>1<br><b>idle_time: </b>64.0<br><b>sample: </b>Blank<br><b>method: </b>SAA_411_Pac.M<br><b>timestamp: </b>2021-08-26 16:15:20<br><b>detector: </b>G7110B<br><b>pump: </b>G7110B<br><b>start_time: </b>2021-08-26 16:16:07<br><b>end_time: </b>2021-08-26 16:20:07<br><b>runtime: </b>239.7000000000036", "<b>index: </b>14<br><b>name: </b>210812_Pac<br><b>path: </b>C:/Users/Sandeep/Desktop/ExtractedSignals\\210812_Pac 2021-08-12 10-30-07\\210812_Pac.D<br><b>batch: </b>210812_Pac 2021-08-12 10-30-07<br><b>batch_position: </b>1<br><b>idle_time: </b>142.0<br><b>sample: </b>Blank<br><b>method: </b>SAA_411_Pac.M<br><b>timestamp: </b>2021-08-12 10:30:12<br><b>detector: </b>G7110B<br><b>pump: </b>G7110B<br><b>start_time: </b>2021-08-12 10:32:20<br><b>end_time: </b>2021-08-12 10:36:21<br><b>runtime: </b>239.7000000000036", "<b>index: </b>154<br><b>name: </b>210826_Pac--006<br><b>path: </b>C:/Users/Sandeep/Desktop/ExtractedSignals\\210826_Pac 2021-08-26 16-15-14\\210826_Pac--006.D<br><b>batch: </b>210826_Pac 2021-08-26 16-15-14<br><b>batch_position: </b>6<br><b>idle_time: </b>39.0<br><b>sample: </b>Blank<br><b>method: </b>SAA_411_Pac.M<br><b>timestamp: </b>2021-08-26 16:38:52<br><b>detector: </b>G1315C<br><b>pump: </b>G7110B<br><b>start_time: </b>2021-08-26 16:39:26<br><b>end_time: </b>2021-08-26 16:43:27<br><b>runtime: </b>239.7000000000036", "<b>index: </b>269<br><b>name: </b>210910_Pac--004<br><b>path: </b>C:/Users/Sandeep/Desktop/ExtractedSignals\\210910_Pac 2021-09-10 14-25-54\\210910_Pac--004.D<br><b>batch: </b>210910_Pac 2021-09-10 14-25-54<br><b>batch_position: </b>4<br><b>idle_time: </b>38.0<br><b>sample: </b>Blank<br><b>method: </b>SAA_411_Pac.M<br><b>timestamp: </b>2021-09-10 14:41:26<br><b>detector: </b>G7110B<br><b>pump: </b>G7110B<br><b>start_time: </b>2021-09-10 14:41:59<br><b>end_time: </b>2021-09-10 14:45:59<br><b>runtime: </b>239.7000000000036"], "type": "scatter", "x": [20, 21, 22, 23, 24], "y": [-0.02062, -0.0457, -0.1284, -0.04298, -0.08313]}, {"legendgroup": "Threshold", "line": {"color": "red", "dash": "dash"}, "mode": "lines", "name": "Threshold", "type": "scatter", "x": [0, 24], "y": [-0.09004, -0.09004]}], "layout": {"legend": {"title": {"text": "Scores"}}, "title": {"text": "Test set 3"}, "xaxis": {"title": {"text": "Analysis index"}}, "yaxis": {"title": {"text": "Score / U.A."}}}}
